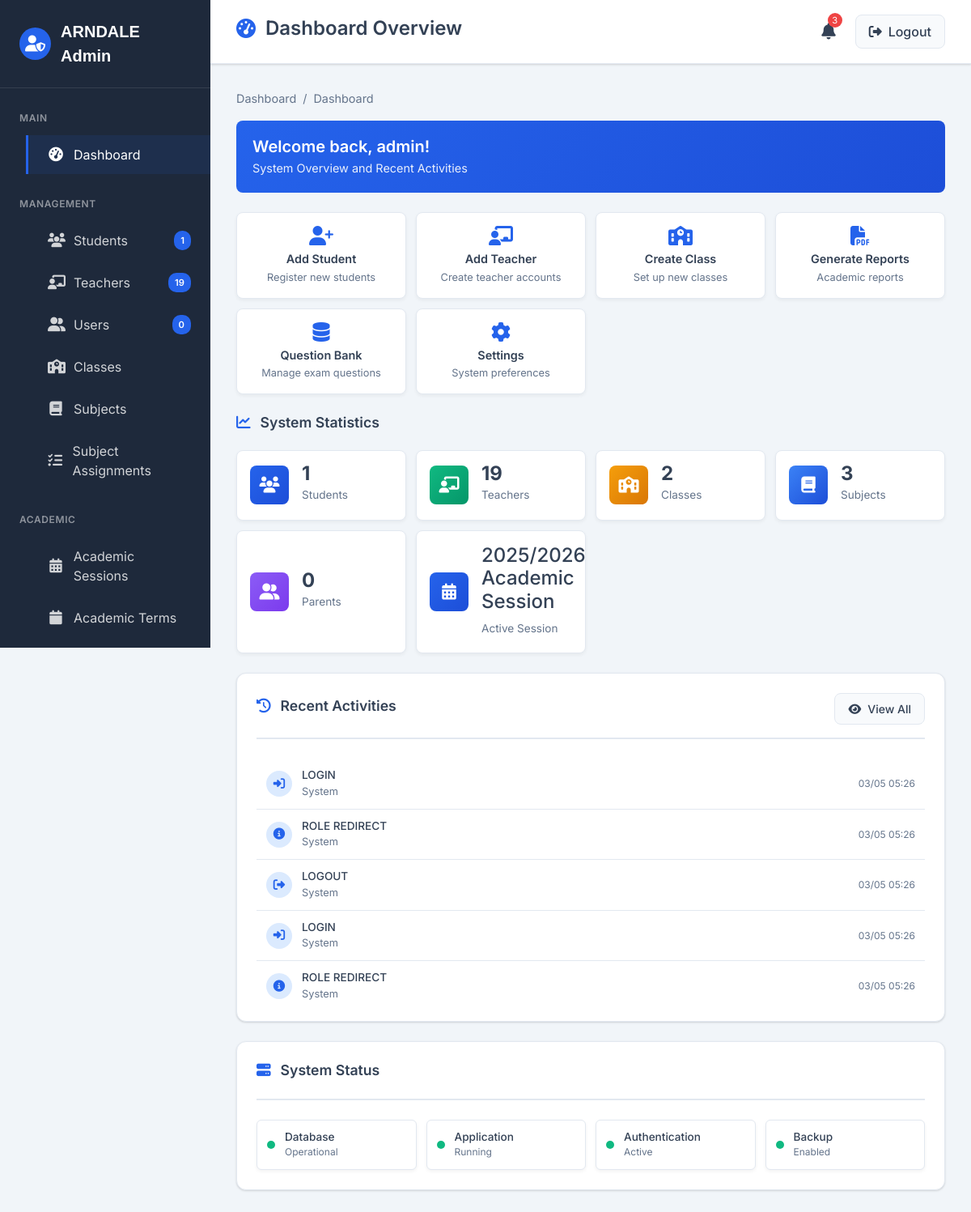
/admin/dashboard (signed in), run on an earlier commit of the app's database.
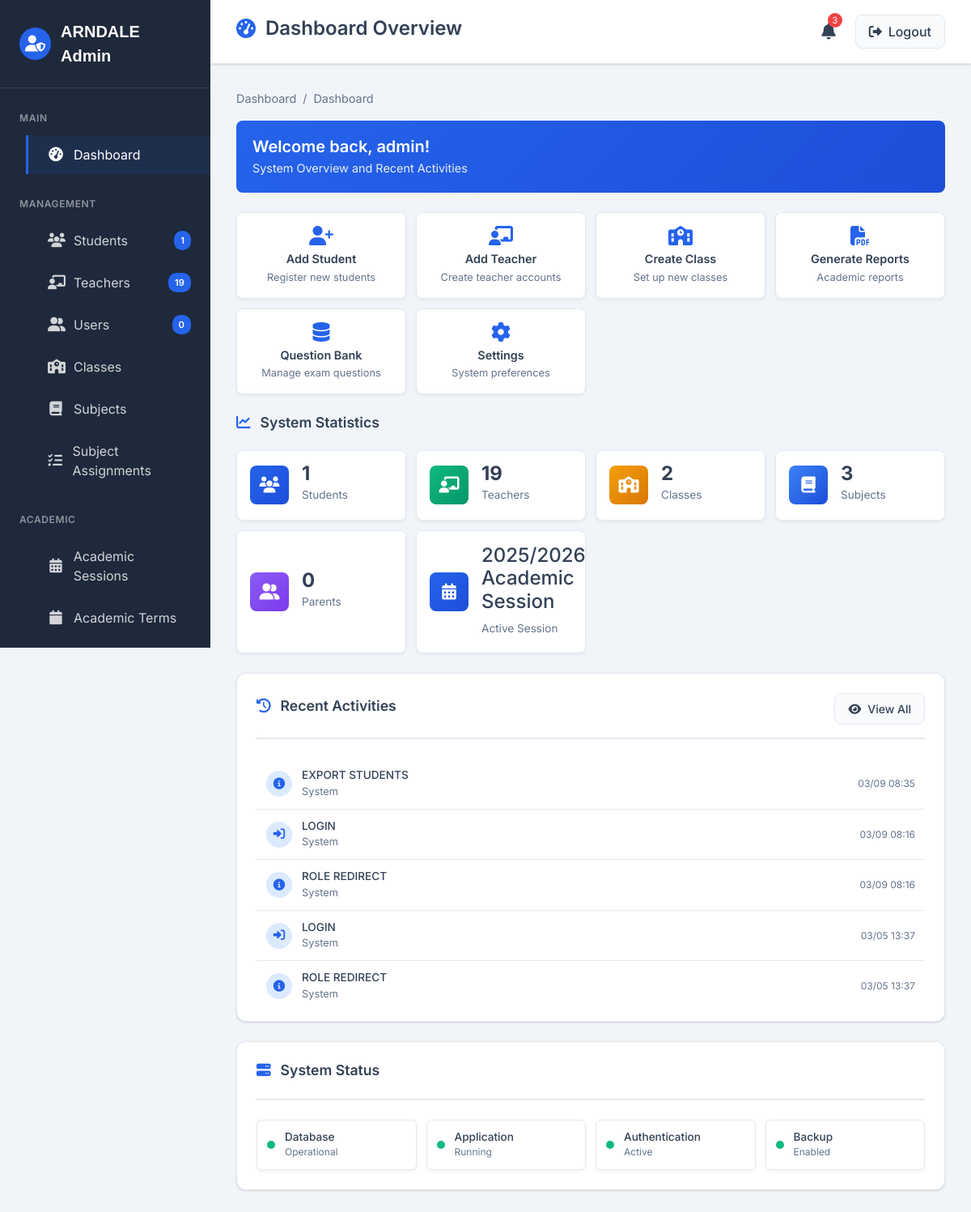
And on a later commit of the database.
### models.py (models this page shows)
class AuditLog(db.Model):
    __tablename__ = 'audit_logs'
    id = db.Column(db.String(36), primary_key=True, default=lambda: str(uuid.uuid4()))
    user_id = db.Column(db.String(36), db.ForeignKey('users.id'))
    action = db.Column(db.String(100), nullable=False)
    table_name = db.Column(db.String(100))
    record_id = db.Column(db.String(36))
    old_values = db.Column(JSONB)
    new_values = db.Column(JSONB)
    details = db.Column(JSONB)  # Add this field
    ip_address = db.Column(db.String(45))
    user_agent = db.Column(db.Text)
    timestamp = db.Column(db.DateTime(timezone=True), default=datetime.now(timezone.utc))
    user = db.relationship('User', back_populates='audit_logs')

### routes/admin_routes.py (the view)
@admin_bp.route('/dashboard')
@login_required
@admin_required
def dashboard():
    active_session = AcademicSession.query.filter_by(is_active=True).first()
    stats = {
        'total_students': Student.query.filter_by(is_active=True, academic_status='active').count(),
        'total_teachers': Teacher.query.count(),
        'total_classes': ClassRoom.query.count(),
        'total_subjects': Subject.query.filter_by(is_active=True).count(),
        'active_session': active_session.name if active_session else 'No active session',
        'total_parents': Parent.query.count()
    }
    recent_logs = AuditLog.query.order_by(AuditLog.timestamp.desc()).limit(10).all()
    return render_template('admin/dashboard.html', stats=stats, recent_logs=recent_logs)

### app.py (called while the page is built)
@app.before_request
def check_trial_expiry():
    if request.endpoint == "expired":
        return None
    if request.endpoint == "static":
        return None
    if datetime.now() > TRIAL_EXPIRY:
        return redirect(url_for("expired"))

### routes/admin_routes.py (called while the page is built)
@admin_bp.context_processor
def utility_processor():
    def get_assessment_by_id(assessment_id):
        return Assessment.query.get(assessment_id)
    return dict(get_assessment_by_id=get_assessment_by_id)

### templates/admin/dashboard.html (shortened to what the changed rows need)
{% extends "admin/admin_base.html" %}
{% block page_title %}
<h1><i class="fas fa-tachometer-alt"></i> Dashboard Overview</h1>
{% endblock %}
{% block content %}
<div class="welcome-message">
    <div class="welcome-content">
        <h2>Welcome back, {{ current_user.username }}!</h2>
    </div>
</div>
<div class="content-header">
    <h2 class="card-title"><i class="fas fa-chart-line"></i> System Statistics</h2>
</div>
<div class="admin-card">
    <div class="activity-list">
        {% if recent_logs %}
            {% for log in recent_logs %}
            <div class="activity-item">
                <div class="activity-icon">
                    {% if log.action.startswith('CREATE') %}
                        <i class="fas fa-plus"></i>
                    {% elif log.action.startswith('UPDATE') %}
                        <i class="fas fa-edit"></i>
                    {% elif log.action.startswith('DELETE') %}
                        <i class="fas fa-trash"></i>
                    {% elif log.action.startswith('LOGIN') %}
                        <i class="fas fa-sign-in-alt"></i>
                    {% elif log.action.startswith('LOGOUT') %}
                        <i class="fas fa-sign-out-alt"></i>
                    {% else %}
                        <i class="fas fa-info-circle"></i>
                    {% endif %}
                </div>
                <div class="activity-content">
                    <h4>{{ log.action.replace('_', ' ') }}</h4>
                    <p>{{ log.table_name if log.table_name else 'System' }}</p>
                </div>
                <div class="activity-time">
                    {{ log.timestamp.strftime('%m/%d %H:%M') }}
                </div>
            </div>
            {% endfor %}
        {% else %}
            <div class="text-center p-3">
                <i class="fas fa-history text-muted mb-2" style="font-size: 1.5rem;"></i>
                <p class="text-muted mb-0">No recent activities</p>
            </div>
        {% endif %}
    </div>
</div>
{% endblock %}

What changed in the data, as far as the page shows it:
no longer on this page (row unchanged): AuditLog: action.replace "LOGIN", table_name "System", timestamp "03/05 05:26"
no longer on this page (row unchanged): AuditLog: action.replace "ROLE REDIRECT", table_name "System", timestamp "03/05 05:26"
no longer on this page (row unchanged): AuditLog: action.replace "LOGOUT", table_name "System", timestamp "03/05 05:26"
no longer on this page (row unchanged): AuditLog: action.replace "LOGIN", table_name "System", timestamp "03/05 05:26"
no longer on this page (row unchanged): AuditLog: action.replace "ROLE REDIRECT", table_name "System", timestamp "03/05 05:26"
added AuditLog: action.replace "EXPORT STUDENTS", table_name "System", timestamp "03/09 08:35"
added AuditLog: action.replace "LOGIN", table_name "System", timestamp "03/09 08:16"
added AuditLog: action.replace "ROLE REDIRECT", table_name "System", timestamp "03/09 08:16"
added AuditLog: action.replace "LOGIN", table_name "System", timestamp "03/05 13:37"
added AuditLog: action.replace "ROLE REDIRECT", table_name "System", timestamp "03/05 13:37"
